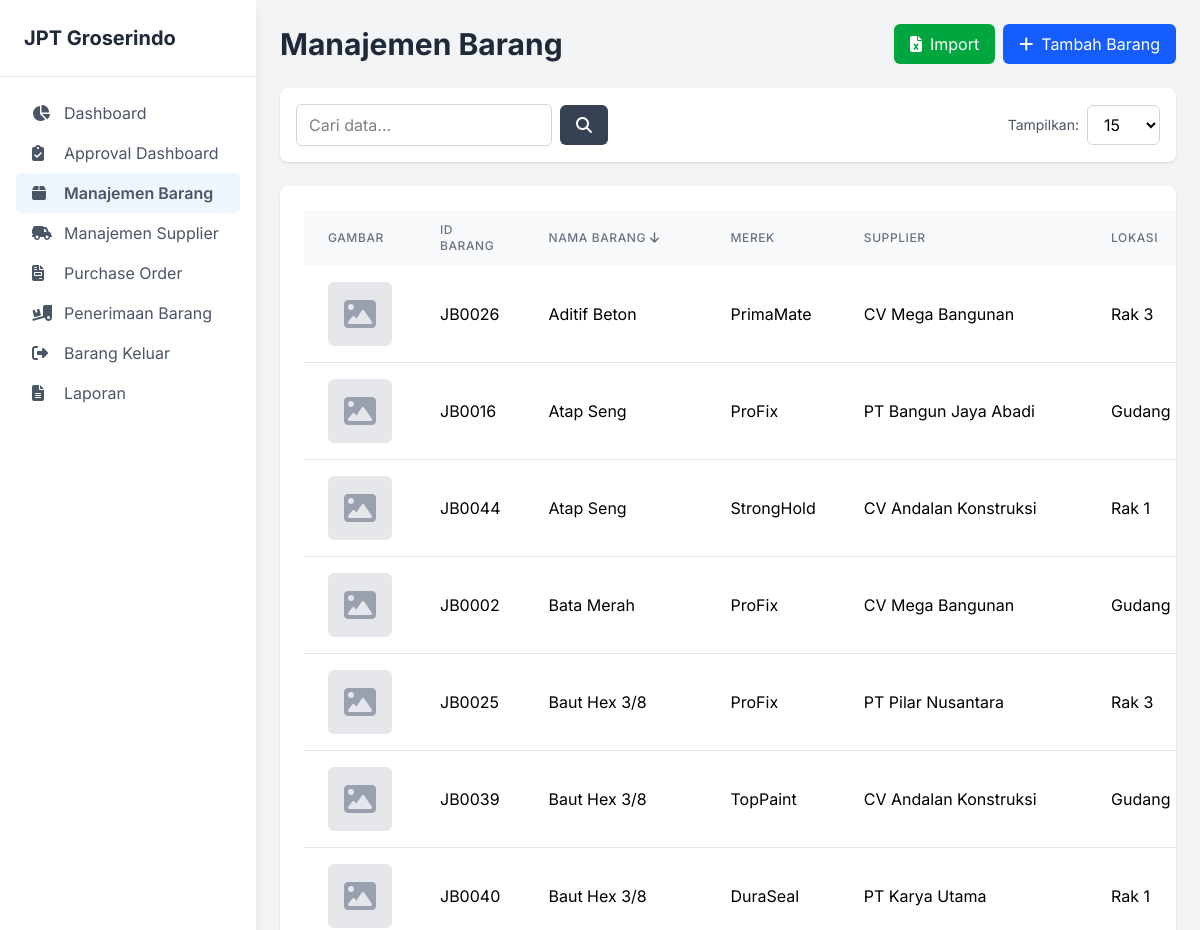
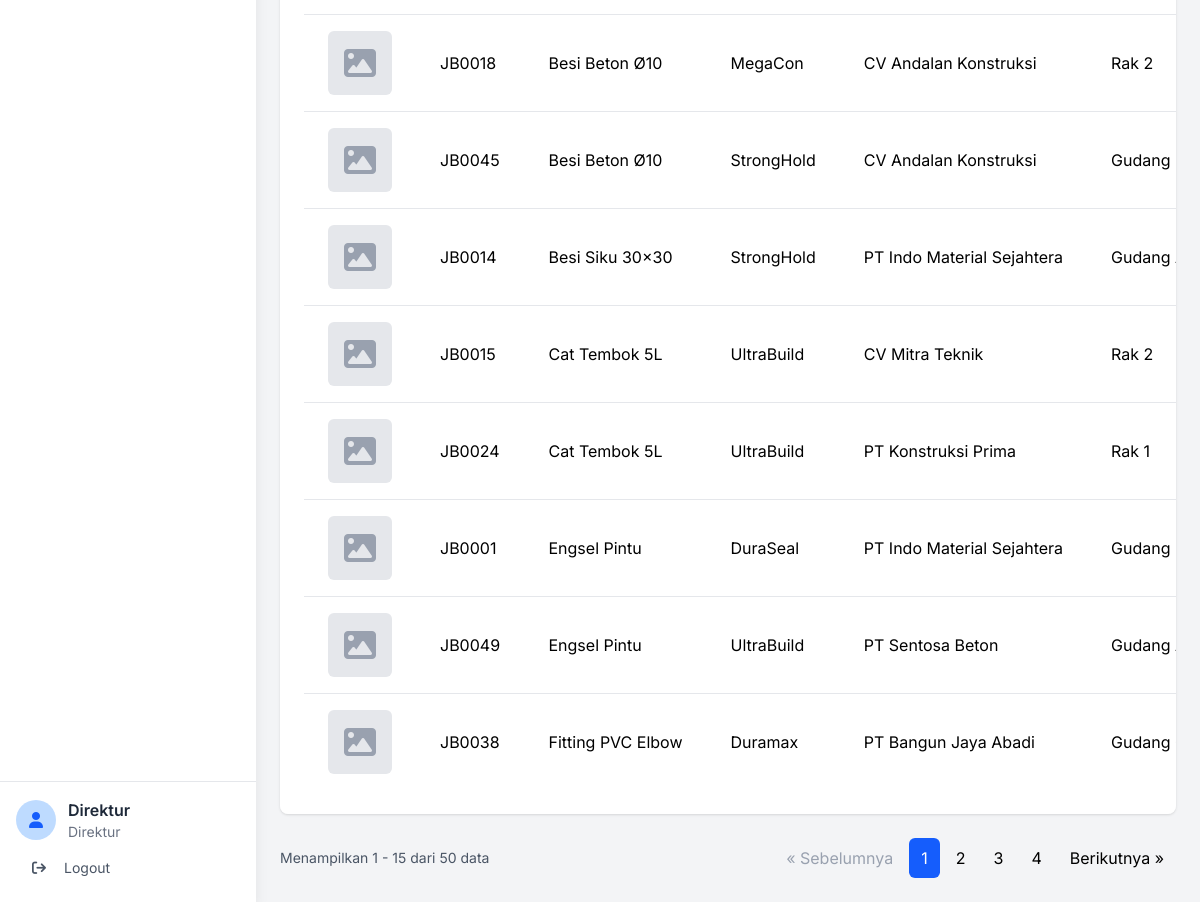
Screenshot of /index.php?page=barang (signed in) with the database file from the repository (2 pictures, top to bottom).
### tables this page shows
CREATE TABLE `barang` (
  `id_barang` varchar(20) NOT NULL,
  `nama_barang` varchar(255) NOT NULL,
  `merek` varchar(100) DEFAULT NULL,
  `satuan` varchar(50) DEFAULT 'PCS',
  `harga` decimal(15,2) NOT NULL DEFAULT 0.00,
  `id_supplier` int(11) DEFAULT NULL,
  `stok` int(11) NOT NULL DEFAULT 0,
  `lokasi` varchar(100) DEFAULT NULL
);

CREATE TABLE `suppliers` (
  `id_supplier` int(11) NOT NULL,
  `nama_supplier` varchar(255) NOT NULL,
  `alamat` text DEFAULT NULL,
  `telepon` varchar(20) DEFAULT NULL
);

### pages/barang.php (the view, shortened to what this page needs)
<?php
require_once 'includes/table_helper.php';
$user_role = $_SESSION['role'];
$can_add = ($user_role == 'Direktur' || $user_role == 'Staf Purchasing');
$limit = isset($_GET['limit']) ? (int)$_GET['limit'] : 15;
$page = isset($_GET['p']) ? (int)$_GET['p'] : 1;
$offset = ($page - 1) * $limit;
$sort_columns = ['id_barang', 'nama_barang', 'merek', 'lokasi', 'stok'];
$sort_by = isset($_GET['sort']) && in_array($_GET['sort'], $sort_columns) ? $_GET['sort'] : 'nama_barang';
$order = isset($_GET['order']) && strtolower($_GET['order']) == 'desc' ? 'DESC' : 'ASC';
$search = isset($_GET['search']) ? $_GET['search'] : '';
$sql_base = "FROM barang b LEFT JOIN suppliers s ON b.id_supplier = s.id_supplier";
$params = [];
$count_sql = "SELECT COUNT(b.id_barang) " . $sql_base;
$stmt_count = $pdo->prepare($count_sql);
$stmt_count->execute($params);
$total_records = $stmt_count->fetchColumn();
$total_pages = ceil($total_records / $limit);
$data_sql = "
    SELECT b.*, s.nama_supplier,
           (SELECT g.nama_file FROM gambar_barang g WHERE g.id_barang = b.id_barang ORDER BY g.id_gambar ASC LIMIT 1) as gambar_utama,
           (SELECT COUNT(*) FROM gambar_barang g WHERE g.id_barang = b.id_barang) as jumlah_gambar
    " . $sql_base . " ORDER BY b.{$sort_by} {$order} LIMIT {$limit} OFFSET {$offset}";
$stmt = $pdo->prepare($data_sql);
$stmt->execute($params);
$barang_list = $stmt->fetchAll(PDO::FETCH_ASSOC);
$url_params = ['page' => 'barang', 'search' => $search, 'limit' => $limit, 'sort' => $sort_by, 'order' => $order, 'p' => $page];
?>
<div class="flex justify-between items-center mb-6">
    <h1 class="text-3xl font-bold text-gray-800">Manajemen Barang</h1>
    <div class="flex gap-2">
        <?php if ($can_add): ?>
        <button id="btn-import-barang" class="bg-green-600 text-white px-4 py-2 rounded-md hover:bg-green-700 flex items-center gap-2">
            <i class="fa-solid fa-file-excel"></i>
            <span>Import</span>
        </button>
        <button id="btn-tambah-barang" class="bg-blue-600 text-white px-4 py-2 rounded-md hover:bg-blue-700 flex items-center gap-2">
            <i class="fa-solid fa-plus"></i>
            <span>Tambah Barang</span>
        </button>
        <?php endif; ?>
    </div>
</div>
<?php generate_controls('barang', $search, $limit, $sort_by, $order); ?>
<div class="bg-white p-6 rounded-lg shadow overflow-x-auto">
    <table class="w-full table-auto">
        <thead class="bg-gray-50">
            <tr>
                <th class="px-6 py-3 text-left text-xs font-medium text-gray-500 uppercase tracking-wider">Gambar</th>
                <th class="px-6 py-3 text-left text-xs font-medium text-gray-500 uppercase tracking-wider">
                    <?php generate_sort_link('id_barang', 'ID Barang', $url_params); ?>
                </th>
                <th class="px-6 py-3 text-left text-xs font-medium text-gray-500 uppercase tracking-wider">
                    <?php generate_sort_link('nama_barang', 'Nama Barang', $url_params); ?>
                </th>
                <th class="px-6 py-3 text-left text-xs font-medium text-gray-500 uppercase tracking-wider">
                </th>
                <th class="px-6 py-3 text-left text-xs font-medium text-gray-500 uppercase tracking-wider">
                    Supplier
                </th>
                <th class="px-6 py-3 text-left text-xs font-medium text-gray-500 uppercase tracking-wider">
                </th>
            </tr>
        </thead>
        <tbody class="bg-white divide-y divide-gray-200">
            <?php foreach ($barang_list as $barang): ?>
                    <td class="px-6 py-4 whitespace-nowrap">
                        <button type="button" class="btn-lihat-gambar relative"
                                data-id="<?php echo htmlspecialchars($barang['id_barang']); ?>"
                                data-nama="<?php echo htmlspecialchars($barang['nama_barang']); ?>">
                            <?php if (!empty($barang['gambar_utama'])): ?>
                                <img src="uploads/barang/<?php echo htmlspecialchars($barang['gambar_utama']); ?>" alt="<?php echo htmlspecialchars($barang['nama_barang']); ?>" class="w-16 h-16 object-cover rounded-md hover:opacity-75 transition-opacity">
                                <?php if ($barang['jumlah_gambar'] > 1): ?>
                                    <span class="absolute bottom-1 right-1 bg-blue-600 text-white text-xs font-bold px-2 py-1 rounded-full">+<?php echo $barang['jumlah_gambar'] - 1; ?></span>
                                <?php endif; ?>
                            <?php else: ?>
                                <div class="w-16 h-16 bg-gray-200 rounded-md flex items-center justify-center text-gray-400">
                                    <i class="fa-solid fa-image fa-2x"></i>
                                </div>
                            <?php endif; ?>
                        </button>
                    </td>
                    <td class="px-6 py-4 whitespace-nowrap"><?php echo htmlspecialchars($barang['id_barang']); ?></td>
                    <td class="px-6 py-4 whitespace-nowrap"><?php echo htmlspecialchars($barang['nama_barang']); ?></td>
                    <td class="px-6 py-4 whitespace-nowrap"><?php echo htmlspecialchars($barang['merek']); ?></td>
                    <td class="px-6 py-4 whitespace-nowrap"><?php echo htmlspecialchars($barang['nama_supplier'] ?? '-'); ?></td>
                    <td class="px-6 py-4 whitespace-nowrap"><?php echo htmlspecialchars($barang['lokasi']); ?></td>
            <?php endforeach; ?>
        </tbody>
    </table>
</div>
<div class="mt-6 flex justify-between items-center">
    <div class="text-sm text-gray-600">
        Menampilkan <?php echo $offset + 1; ?> - <?php echo min($offset + $limit, $total_records); ?> dari <?php echo $total_records; ?> data
    </div>
    <?php generate_pagination($total_pages, $url_params); ?>
</div>

### includes/header.php (shortened to what this page needs)
<!DOCTYPE html>
<html lang="id">
<head>
    <link href="assets/css/style.css" rel="stylesheet">
    <link rel="stylesheet" href="src/output.css">
    <link href="assets/css/print.css" rel="stylesheet" media="print">
    <link rel="stylesheet" href="https://cdnjs.cloudflare.com/ajax/libs/font-awesome/6.4.0/css/all.min.css">
    <link href="https://cdn.jsdelivr.net/npm/select2@4.1.0-rc.0/dist/css/select2.min.css" rel="stylesheet" />
</head>

### index.php (shortened to what this page needs)
<?php
$page = isset($_GET['page']) ? $_GET['page'] : get_default_page($_SESSION['role']);
include 'includes/header.php';
?>
<body class="bg-gray-100">
    <div class="flex h-screen bg-gray-200">
        <?php
        include 'includes/sidebar.php';
        ?>
        <div class="flex-1 flex flex-col overflow-hidden">
            <main class="flex-1 overflow-x-hidden overflow-y-auto bg-gray-100 p-6">
                <div id="page-content" class="container mx-auto">
                    <?php
                    $allowed_pages = ['dashboard', 'barang', 'supplier', 'purchase-order', 'po-detail', 'delivery-order', 'barang-keluar', 'bk-detail', 'laporan', 'laporan-stok', 'laporan-po', 'laporan-penerimaan', 'laporan-barang-keluar', 'pengguna', 'approval-dashboard', 'bm-detail', 'unauthorized'];
                    if (in_array($page, $allowed_pages)) {
                        $page_file = "pages/" . str_replace('-', '_', $page) . ".php";
                        if (file_exists($page_file)) {
                            include $page_file;
                        } else {
                            echo "<h1 class='text-2xl font-bold'>Error 404: Halaman tidak ditemukan.</h1>";
                        }
                    } else {
                        echo "<h1 class='text-2xl font-bold'>Error 404: Halaman tidak ditemukan.</h1>";
                    }
                    ?>
                </div>
            </main>
        </div>
    </div>
    <?php
    include 'includes/footer.php';
    ?>
</body>
</html>

### includes/sidebar.php (shortened to what this page needs)
<?php
$user_role = $_SESSION['role'];
$menu_items = [
    ['page' => 'dashboard', 'label' => 'Dashboard', 'icon' => 'fa-solid fa-chart-pie', 'roles' => ['Direktur', 'Staf Purchasing', 'Staf Gudang']],
    ['page' => 'approval-dashboard', 'label' => 'Approval Dashboard', 'icon' => 'fa-solid fa-clipboard-check', 'roles' => ['Direktur']],
    ['page' => 'barang', 'label' => 'Manajemen Barang', 'icon' => 'fa-solid fa-box', 'roles' => ['Direktur', 'Staf Gudang', 'Staf Purchasing']],
    ['page' => 'supplier', 'label' => 'Manajemen Supplier', 'icon' => 'fa-solid fa-truck-field', 'roles' => ['Direktur', 'Staf Purchasing']],
    ['page' => 'purchase-order', 'label' => 'Purchase Order', 'icon' => 'fa-solid fa-file-invoice', 'roles' => ['Direktur', 'Staf Purchasing']],
    ['page' => 'delivery-order', 'label' => 'Penerimaan Barang', 'icon' => 'fa-solid fa-truck-ramp-box', 'roles' => ['Direktur', 'Staf Gudang']],
    ['page' => 'barang-keluar', 'label' => 'Barang Keluar', 'icon' => 'fa-solid fa-right-from-bracket', 'roles' => ['Direktur', 'Staf Gudang']],
    ['page' => 'laporan', 'label' => 'Laporan', 'icon' => 'fa-solid fa-file-alt', 'roles' => ['Direktur']],
    ['page' => 'pengguna', 'label' => 'Manajemen Pengguna', 'icon' => 'fa-solid fa-users', 'roles' => ['Administrator IT']],
];
$active_page = isset($_GET['page']) ? $_GET['page'] : 'dashboard';
?>
<aside id="sidebar"
    class="fixed inset-y-0 left-0 bg-white shadow-lg w-64 transform -translate-x-full lg:relative lg:translate-x-0 transition-transform duration-300 ease-in-out z-40 flex flex-col">
    <div class="p-6 border-b border-gray-200">
        <h2 class="text-xl font-bold text-gray-800">JPT Groserindo</h2>
    </div>
    <nav class="p-4 flex-1">
        <?php foreach ($menu_items as $item): ?>
            <?php if (in_array($user_role, $item['roles'])): ?>
                <?php
                $is_active = ($active_page == $item['page']);
                $active_class = $is_active ? 'bg-blue-50 text-blue-600 font-semibold' : '';
                ?>
                <a href="index.php?page=<?php echo $item['page']; ?>"
                    class="flex items-center justify-between px-4 py-2 text-gray-600 hover:bg-blue-50 hover:text-blue-600 rounded-md transition-colors <?php echo $active_class; ?>">
                    <div class="flex items-center gap-3">
                        <i class="<?php echo $item['icon']; ?> w-5"></i>
                        <span><?php echo $item['label']; ?></span>
                    </div>
                </a>
            <?php endif; ?>
        <?php endforeach; ?>
    </nav>
    <div class="p-4 border-t border-gray-200">
        <div class="flex items-center mb-2">
            <div class="w-10 h-10 rounded-full bg-blue-200 flex items-center justify-center mr-3">
                <i class="fa fa-user text-blue-600"></i>
            </div>
            <div>
                <p class="font-semibold text-gray-800"><?php echo htmlspecialchars($_SESSION['nama_lengkap']); ?></p>
                <p class="text-sm text-gray-500"><?php echo htmlspecialchars($_SESSION['role']); ?></p>
            </div>
        </div>
        <a href="logout.php"
            class="w-full text-left flex items-center gap-3 px-4 py-2 text-sm text-gray-600 hover:bg-red-50 hover:text-red-600 rounded-md">
            <i class="fa-solid fa-arrow-right-from-bracket w-5"></i>
            <span>Logout</span>
        </a>
    </div>
</aside>

### includes/table_helper.php (shortened to what this page needs)
<?php
function generate_controls($page_name, $search_val, $limit_val, $sort_by, $order)
{
    echo '
    <div class="bg-white p-4 rounded-lg shadow mb-6 flex justify-between items-center flex-wrap gap-4">
        <form action="index.php" method="GET" class="flex items-center gap-2">
            <input type="hidden" name="page" value="' . $page_name . '">
            <input type="hidden" name="sort" value="' . htmlspecialchars($sort_by) . '">
            <input type="hidden" name="order" value="' . htmlspecialchars($order) . '">
            <label for="search" class="sr-only">Cari</label>
            <input type="search" name="search" id="search" placeholder="Cari data..." class="w-64 px-3 py-2 border border-gray-300 rounded-md" value="' . htmlspecialchars($search_val) . '">
            <button type="submit" class="bg-gray-700 text-white px-4 py-2 rounded-md"><i class="fa-solid fa-search"></i></button>
        </form>
        <form action="index.php" method="GET" class="flex items-center gap-2">
            <input type="hidden" name="page" value="' . $page_name . '">
            <input type="hidden" name="sort" value="' . htmlspecialchars($sort_by) . '">
            <input type="hidden" name="order" value="' . htmlspecialchars($order) . '">
            <input type="hidden" name="search" value="' . htmlspecialchars($search_val) . '">
            <label for="limit" class="text-sm text-gray-600">Tampilkan:</label>
            <select name="limit" id="limit" class="px-3 py-2 border border-gray-300 rounded-md" onchange="this.form.submit()">
                <option value="15" ' . ($limit_val == 15 ? 'selected' : '') . '>15</option>
                <option value="25" ' . ($limit_val == 25 ? 'selected' : '') . '>25</option>
                <option value="50" ' . ($limit_val == 50 ? 'selected' : '') . '>50</option>
                <option value="100" ' . ($limit_val == 100 ? 'selected' : '') . '>100</option>
            </select>
        </form>
    </div>';
}
function generate_sort_link($column_name, $display_text, $params)
{
    $order = ($params['sort'] == $column_name && $params['order'] == 'asc') ? 'desc' : 'asc';
    $icon = ($params['sort'] == $column_name) ? ($params['order'] == 'asc' ? '<i class="fa-solid fa-arrow-up ml-1"></i>' : '<i class="fa-solid fa-arrow-down ml-1"></i>') : '';
    $query_params = http_build_query(array_merge($params, ['sort' => $column_name, 'order' => $order, 'p' => 1]));
    echo '<a href="index.php?' . $query_params . '" class="hover:text-gray-900">' . $display_text . $icon . '</a>';
}
function generate_pagination($total_pages, $params)
{
    echo '<nav class="flex items-center gap-1">';
    $prev_params = http_build_query(array_merge($params, ['p' => $params['p'] - 1]));
    $prev_class = ($params['p'] <= 1) ? 'pointer-events-none text-gray-400' : 'hover:bg-gray-200';
    echo '<a href="index.php?' . $prev_params . '" class="' . $prev_class . ' px-3 py-2 rounded-md">&laquo; Sebelumnya</a>';
    for ($i = 1; $i <= $total_pages; $i++) {
        $page_params = http_build_query(array_merge($params, ['p' => $i]));
        $page_class = ($i == $params['p']) ? 'bg-blue-600 text-white' : 'hover:bg-gray-200';
        echo '<a href="index.php?' . $page_params . '" class="' . $page_class . ' px-3 py-2 rounded-md">' . $i . '</a>';
    }
    $next_params = http_build_query(array_merge($params, ['p' => $params['p'] + 1]));
    $next_class = ($params['p'] >= $total_pages) ? 'pointer-events-none text-gray-400' : 'hover:bg-gray-200';
    echo '<a href="index.php?' . $next_params . '" class="' . $next_class . ' px-3 py-2 rounded-md">Berikutnya &raquo;</a>';
    echo '</nav>';
}

### includes/footer.php (shortened to what this page needs)
</body>
</html>

### includes/header.php (style rules this page uses)
body { font-family: 'Inter', sans-serif; }

### rows the page displays
barang: id_barang "JB0026", nama_barang "Aditif Beton", merek "PrimaMate", id_supplier.nama_supplier "CV Mega Bangunan", lokasi "Rak 3"
barang: id_barang "JB0016", nama_barang "Atap Seng", merek "ProFix", id_supplier.nama_supplier "PT Bangun Jaya Abadi", lokasi "Gudang…"
barang: id_barang "JB0044", nama_barang "Atap Seng", merek "StrongHold", id_supplier.nama_supplier "CV Andalan Konstruksi", lokasi "Rak 1"
barang: id_barang "JB0002", nama_barang "Bata Merah", merek "ProFix", id_supplier.nama_supplier "CV Mega Bangunan", lokasi "Gudang…"
barang: id_barang "JB0025", nama_barang "Baut Hex 3/8", merek "ProFix", id_supplier.nama_supplier "PT Pilar Nusantara", lokasi "Rak 3"
barang: id_barang "JB0039", nama_barang "Baut Hex 3/8", merek "TopPaint", id_supplier.nama_supplier "CV Andalan Konstruksi", lokasi "Gudang…"
barang: id_barang "JB0040", nama_barang "Baut Hex 3/8", merek "DuraSeal", id_supplier.nama_supplier "PT Karya Utama", lokasi "Rak 1"
barang: id_barang "JB0018", nama_barang "Besi Beton Ø10", merek "MegaCon", id_supplier.nama_supplier "CV Andalan Konstruksi", lokasi "Rak 2"
barang: id_barang "JB0045", nama_barang "Besi Beton Ø10", merek "StrongHold", id_supplier.nama_supplier "CV Andalan Konstruksi", lokasi "Gudang…"
barang: id_barang "JB0014", nama_barang "Besi Siku 30x30", merek "StrongHold", id_supplier.nama_supplier "PT Indo Material Sejahtera", lokasi "Gudang…"
barang: id_barang "JB0015", nama_barang "Cat Tembok 5L", merek "UltraBuild", id_supplier.nama_supplier "CV Mitra Teknik", lokasi "Rak 2"
barang: id_barang "JB0024", nama_barang "Cat Tembok 5L", merek "UltraBuild", id_supplier.nama_supplier "PT Konstruksi Prima", lokasi "Rak 1"
barang: id_barang "JB0001", nama_barang "Engsel Pintu", merek "DuraSeal", id_supplier.nama_supplier "PT Indo Material Sejahtera", lokasi "Gudang…"
barang: id_barang "JB0049", nama_barang "Engsel Pintu", merek "UltraBuild", id_supplier.nama_supplier "PT Sentosa Beton", lokasi "Gudang…"
barang: id_barang "JB0038", nama_barang "Fitting PVC Elbow", merek "Duramax", id_supplier.nama_supplier "PT Bangun Jaya Abadi", lokasi "Gudang…"

### other values shown
$item['label'] "Dashboard"
$item['label'] "Approval Dashboard"
$item['label'] "Manajemen Barang"
$item['label'] "Manajemen Supplier"
$item['label'] "Purchase Order"
$item['label'] "Penerimaan Barang"
$item['label'] "Barang Keluar"
$item['label'] "Laporan"
$_SESSION['nama_lengkap'] "Direktur"
$_SESSION['role'] "Direktur"
$display_text "ID BARANG NAMA BARANG MEREK LOKASI"
$offset + 1 "1"
min($offset + $limit, $total_records) "15"
$total_records "50"
